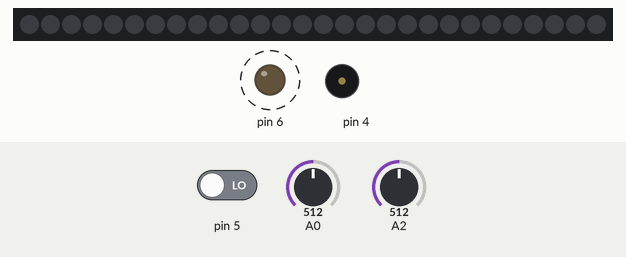
This sketch was run on a simulated Arduino Uno, built with avr-gcc and run on an emulated ATmega328P. Shown: 28 RGB LEDs in strip order, left to right, output pins drawn as LEDs (lit = HIGH), buzzer (waves = sounding). Dashed ring = blinking. The inputs (shaded band) are chosen by the test bench; at power-on: A2 = 512, A0 = 512, pin 5 LOW. Dim RGB values are drawn brighter than linear; what the sketch prints to the serial monitor is not drawn.

Above: at 1.2 s.
1.3 s: A2 set to 482
At 2.4 s:
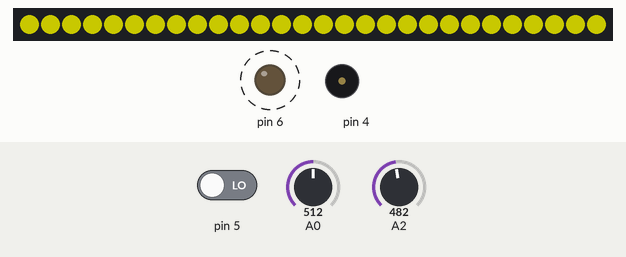
4.2 s: A2 set to 312
9.0 s: A2 set to 289
At 10.2 s:
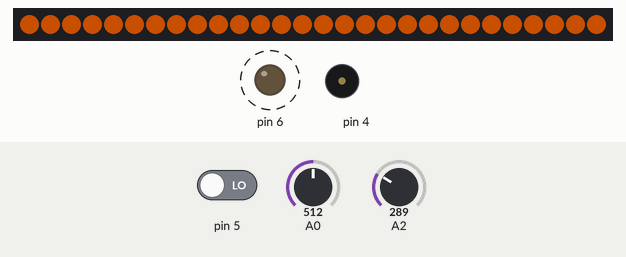
12.0 s: A0 set to 738
16.8 s: A0 set to 758
At 18.1 s:
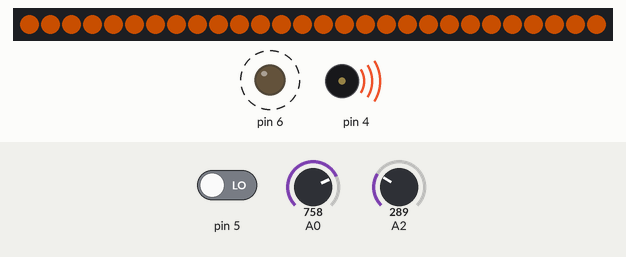
19.8 s: A2 set to 306
At 21.5 s:
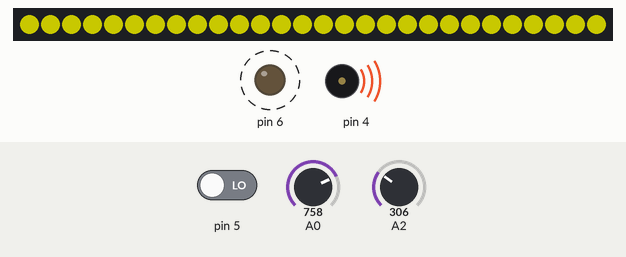
Timing chart, 0 to 24.8 s (numbered marks = the images above; inputs shaded):
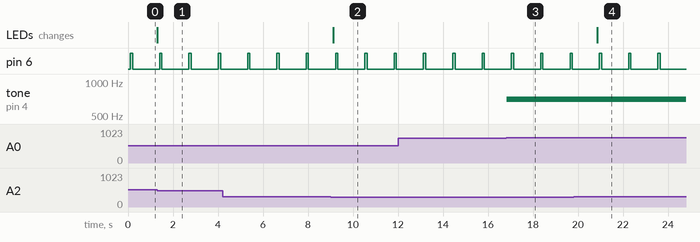

Measured:
- the behaviour switches between 500 and 499 on A2 (found by bisection; images 0 and 1)
- the behaviour switches between 300 and 299 on A2 (found by bisection; images 1 and 2)
- the behaviour switches between 750 and 751 on A0 (found by bisection; images 2 and 3)
- after the input at 1.3 s, the LEDs: change at once (image 1)
- after the input at 9.0 s, the LEDs: change after 0.12 s (image 2)
- after the input at 16.8 s, tone on pin 4: silent → 700 Hz at once
- after the input at 19.8 s, the LEDs: change after 1.0 s (image 4)
- by itself, pin 6: alternates HIGH for 0.10 s and LOW for 1.2 s

The sketch:

smart_light.ino
```cpp
//창의공학설계_시각장애인용 스마트 지팡이
#include <Adafruit_NeoPixel.h>

Adafruit_NeoPixel strip=Adafruit_NeoPixel(28, 7, NEO_GRB+NEO_KHZ800);

void setup() {
  //조도센서, 네오픽셀 스트립 설정
  Serial.begin(9600);
  strip.setBrightness(100);
  strip.begin();
  strip.show();
  //부저, 초음파, 수위감지 센서와 연결
  pinMode(4, OUTPUT);
  pinMode(5, INPUT);
  pinMode(6, OUTPUT);
  pinMode(A0, INPUT);
}

void loop() {
  //조도센서, 네오픽셀 스트립
  int light = analogRead(A2);

  //조도센서의 밝기에 따라 네오픽셀의 색상 조절(노랑 ~ 빨강)
  Serial.print("밝기: ");
  Serial.println(light);
  if(light > 600){
    for(int i = 0; i < 28; i++){
      strip.setPixelColor(i, 0, 0, 0);
    }
    strip.show();
  }
  else if(light < 500 && light > 300)
  {
    for(int i = 0; i < 28; i++){
      strip.setPixelColor(i, 255, 255, 0);
    }
    strip.show();
  }
  else if(light < 300 && light > 100)
  {
    for(int i = 0; i < 28; i++){
      strip.setPixelColor(i, 255, 100, 0);
    }
    strip.show();
  }
  else if(light < 100 && light > 0)
  {
    for(int i = 0; i < 28; i++){
      strip.setPixelColor(i, 255, 0, 0);
    }
    strip.show();
  }
  delay(100);

  //초음파, 부저
  digitalWrite(6,1);
  delay(100);
  digitalWrite(6,0);

  int duration = pulseIn(5, 1); //초음파 가져오기
  int distance = duration/58.2; //미터 -> 센치(cm)로 단위변환

  //거리에 따라 자동차 후방경고음과 같은 기능을 구현
  if(distance > 60) {
    noTone(4);
    delay(100);
  }
  else if(distance < 60 && distance > 40) {
      tone(4, 400);
      delay(200);
      noTone(4);
      delay(200);
  }
   else if(distance < 40 && distance > 25) {
      tone(4, 400);
      delay(100);
      noTone(4);
      delay(100);
  }
  else if(distance < 25 && distance > 10) {
      tone(4, 400);
      delay(30);
      noTone(4);
      delay(30);
  }
  else if(distance < 10 && distance > 0) {
      tone(4, 500);
  }

  //초음파센서와 물체와의 거리를 출력(0.1초 갱신)
  Serial.print("현재 거리(cm): ");
  Serial.println(distance);

    //시리얼모니터에 수위감지 센서 값 출력
  Serial.print("수위 위험수치: ");
  int x = analogRead (A0);
  Serial.println (x);

   //출력값(수위 위험수치)이 750 이상으로 올라가면 경고음 출력
  if(x > 750){
    tone(4, 700);
  }
  else{
    digitalWrite(4, LOW);
  }
  delay(100);
}
```
